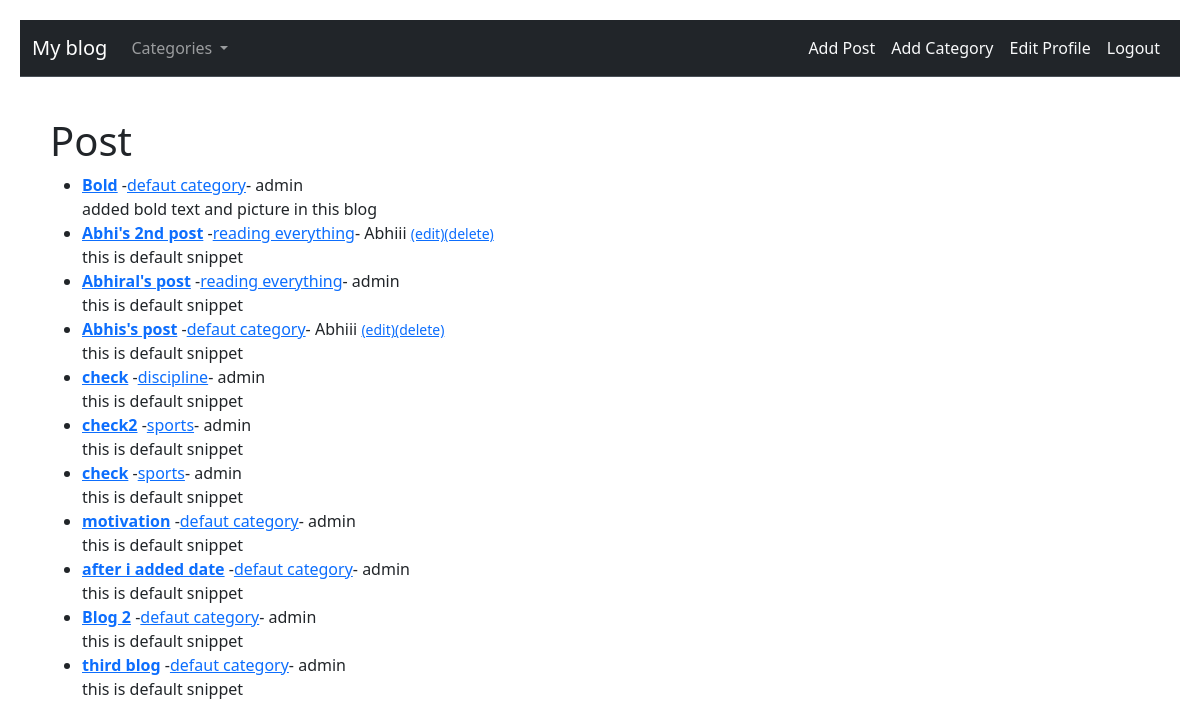
Screenshot of / (signed in) with the database file from the repository.
### theblog/models.py (models this page shows, shortened)
class Post(models.Model):
    title = models.CharField(max_length=255)
    author = models.ForeignKey(User, on_delete=models.CASCADE)
    category = models.CharField(max_length=255,default="defaut category")
    body = RichTextField(blank=True,null=True)
    snippet = models.CharField(max_length=255,default="this is default snippet")
    post_date = models.DateTimeField(auto_now_add=True)
    likes = models.ManyToManyField(User,related_name='blog_posts')

### theblog/views.py (the view)
# urls.py: path('',HomeView.as_view(), name="home"),
class HomeView(ListView):
    model = Post
    template_name = 'home.html'
    ordering = ['-post_date']
    def get_context_data(self, *args,**kwargs) :
        cat_menu = Category.objects.all()
        context = super().get_context_data(*args,**kwargs)
        context["cat_menu"] = cat_menu
        return context

### theblog/models.py (called while the page is built)
    def __str__(self):
        return self.name

### theblog/templates/home.html
{% extends "base.html" %}
{%block content%}
<h1>Post</h1>
<ul>
    {% for post in object_list %}
    <li>
        <strong><a href="{% url 'article-detail' post.pk %}">{{ post.title }}</a></strong> -<a href="{% url 'category' post.category|slugify %}">{{ post.category}}</a>- {{ post.author.username }}
        {% if user.is_authenticated %}
        {%if post.author.id == user.id %}
        <small><a href="{%url 'update_post' post.pk%}">(edit)</a></small><small><a href="{%url 'delete_post' post.pk%}">(delete)</a></small>
        {% endif %}
        {%endif%}
        <br>
        {{post.snippet}}
    </li>
    {% endfor %}
</ul>
{%endblock content%}

### theblog/templates/base.html (style rules this page uses)
body { padding: 20px; }

### rows the page displays
Post: title "Bold", category "defaut category", author.username "admin", snippet "added bold text and picture in this blog"
Post: title "Abhi's 2nd post", category "reading everything", author.username "Abhiii", shows "(edit)", snippet "this is default snippet"
Post: title "Abhiral's post", category "reading everything", author.username "admin", snippet "this is default snippet"
Post: title "Abhis's post", category "defaut category", author.username "Abhiii", shows "(edit)", snippet "this is default snippet"
Post: title "check", category "discipline", author.username "admin", snippet "this is default snippet"
Post: title "check2", category "sports", author.username "admin", snippet "this is default snippet"
Post: title "check", category "sports", author.username "admin", snippet "this is default snippet"
Post: title "motivation", category "defaut category", author.username "admin", snippet "this is default snippet"
Post: title "after i added date", category "defaut category", author.username "admin", snippet "this is default snippet"
Post: title "Blog 2", category "defaut category", author.username "admin", snippet "this is default snippet"
Post: title "third blog", category "defaut category", author.username "admin", snippet "this is default snippet"
